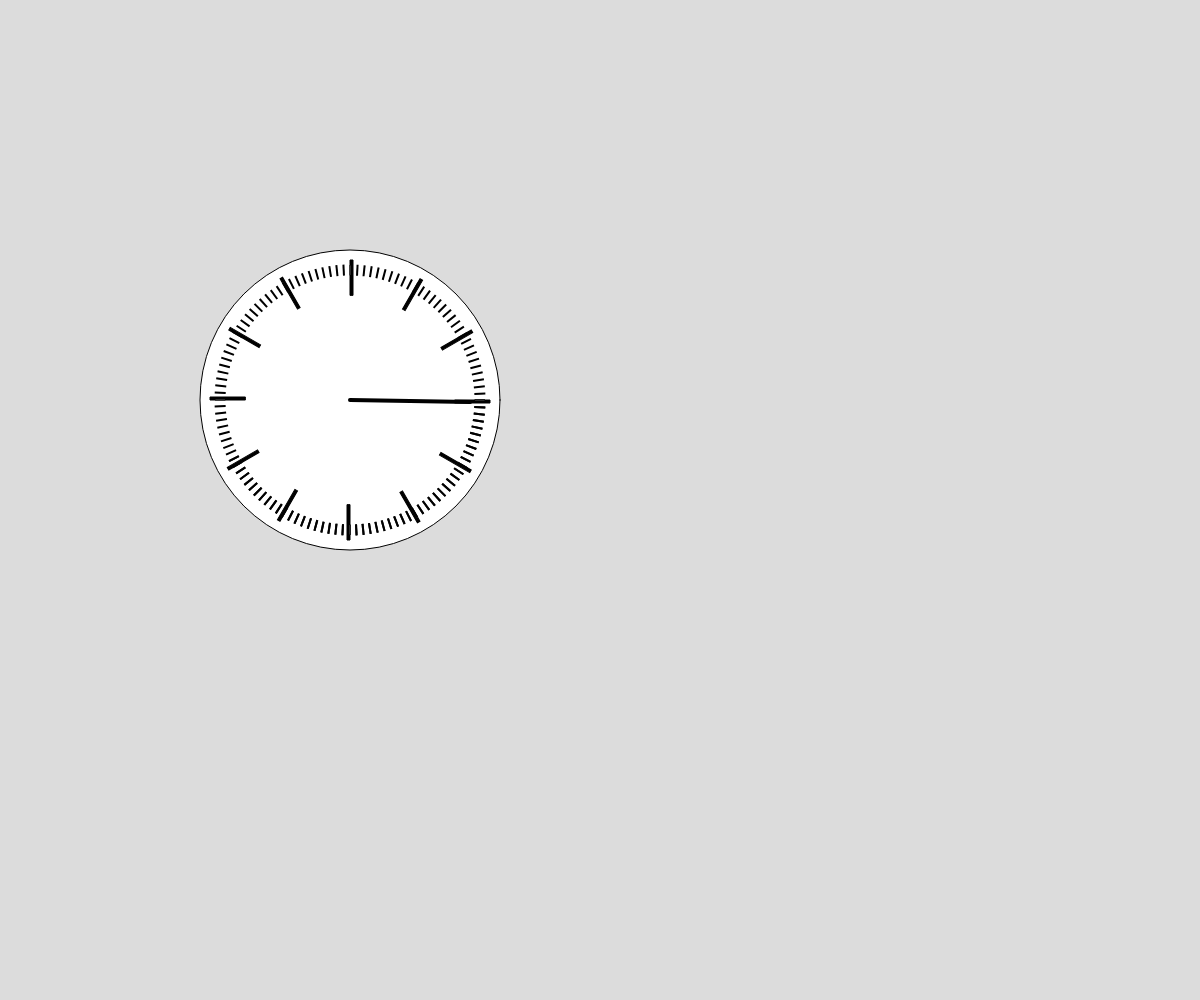
Frame 1 (no input)
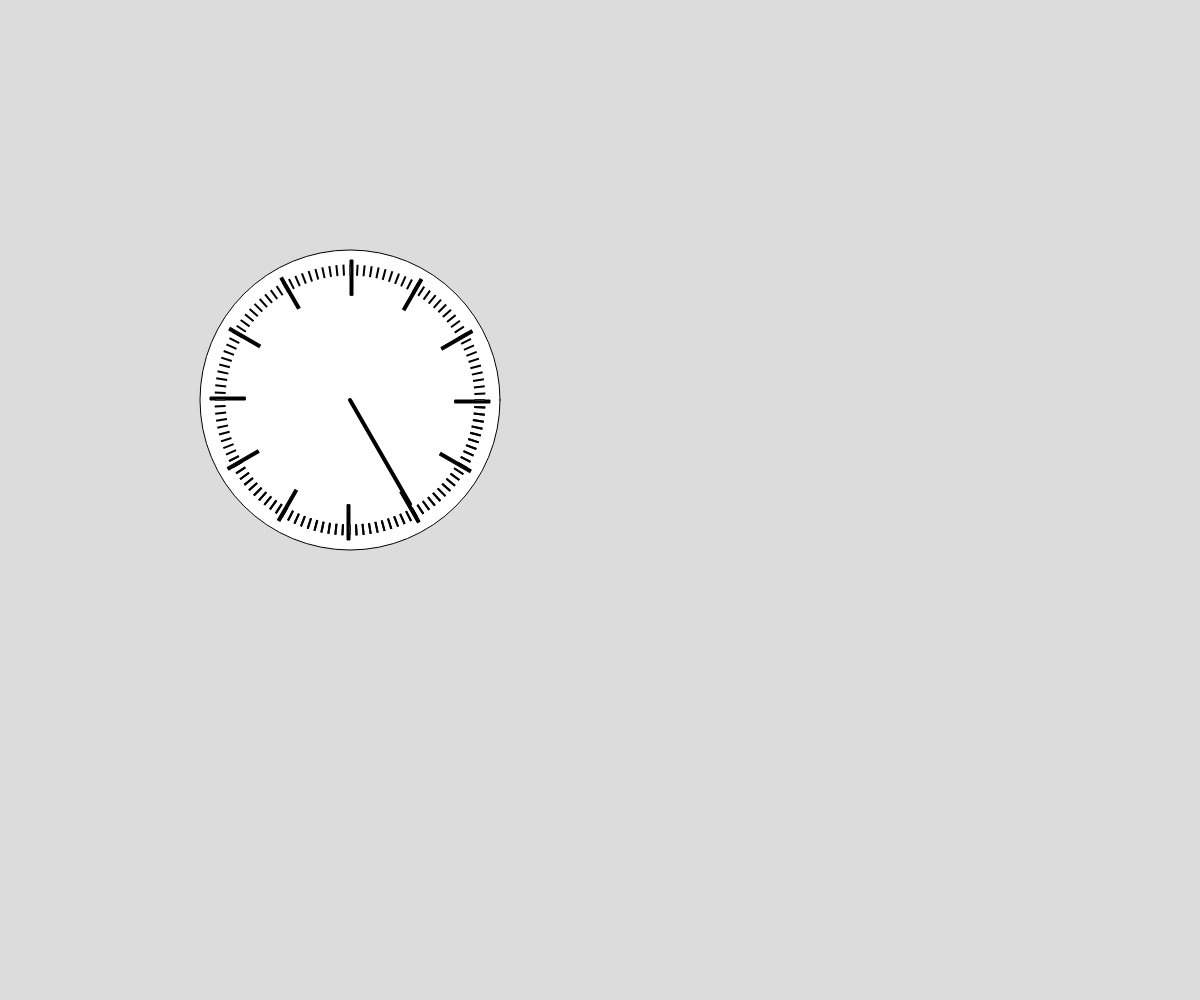
Frame 60 (no input)
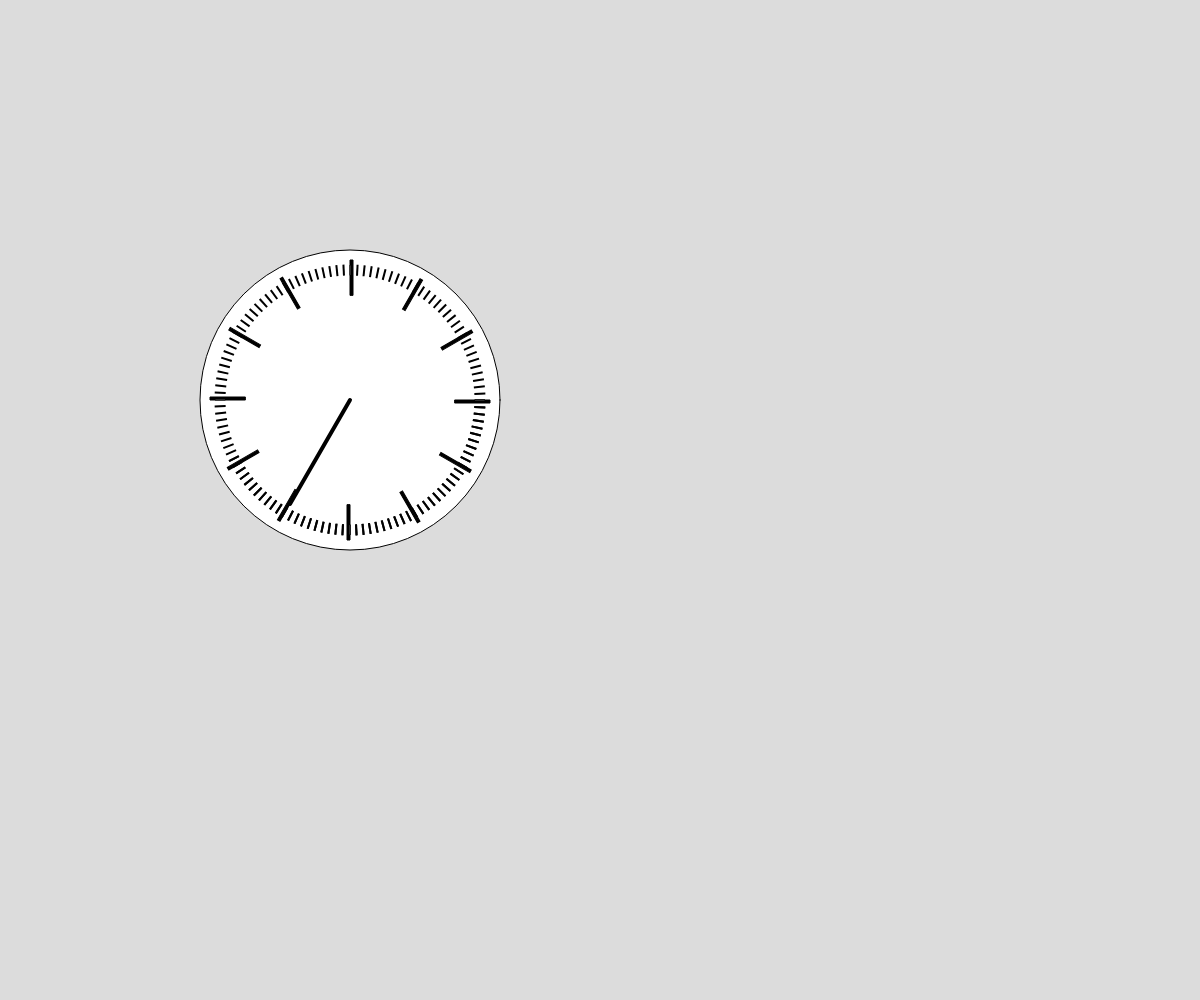
Frame 120 (the mouse pressed at the canvas centre since frame 60)

The p5.js sketch that drew these frames (run headless with seeded random() and noise() and a simulated clock; from frame 60 on, the mouse is pressed at the canvas centre):

// p5.js sketch
// ── sketch.js
// Project Title
// Your Name
// Date
//
// Extra for Experts:
// - describe what you did to take this project "above and beyond"



function setup() {
  createCanvas(windowWidth, windowHeight);
  angleMode(DEGREES);
}

function draw() {
  background(220);
  clock();
  minuteHand();
}


function minuteHand(){

  push();
  translate(350, 400);
  strokeWeight(4);
  rotate(frameCount);
  line(0, 0, 120, 0);
  pop();
}

function hourHand(){
  //making the hour hand...
  push()
  translate(350, 400)
  pop()
}









function clock(){
  push();
  translate(350, 400);
  circle(0, 0, 300);
  
  fill("Black");
  for(let i = 0; i < 12; i ++){
    rect(105, 0, 35, 3);
    rotate(30);
  }

  fill("DarkGray");

  for(let i = 0; i < 172; i ++){
    rect(125, 0, 10, 1);
    rotate(3);
  }

  
  pop();
}
